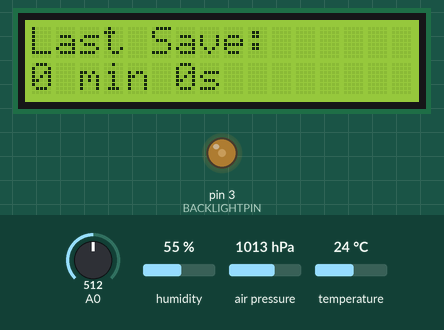
Bench run of a sketch on a simulated Arduino Uno, built with avr-gcc and run on an emulated ATmega328P. Parts: 16×2 character LCD, output pins drawn as LEDs (lit = HIGH). The test bench sets the inputs (shaded band); at power-on: A0 = 512, humidity 55 %, air pressure 1013 hPa, temperature 24 °C. The local clock reads 2024-03-15 10:24:30 at power-on unless the sketch sets it; storage starts empty; what the sketch prints to the serial monitor is not drawn.

Above: at 1.2 s.
1.3 s: A0 set to 416
7.6 s: A0 set to 390
At 9.1 s:
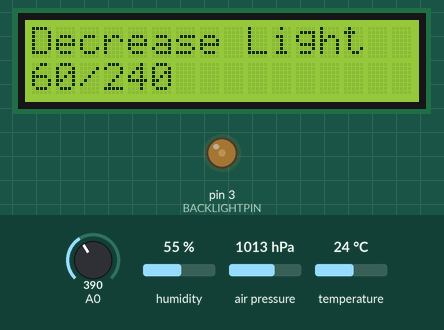
13.6 s: A0 set to 716
At 14.5 s:
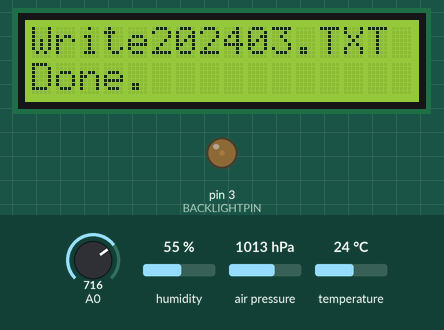
18.7 s: A0 set to 608
21.8 s: A0 set to 592
At 24.7 s:
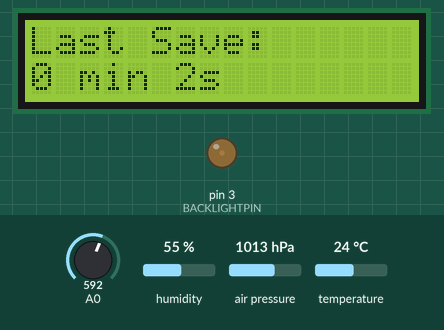
28.2 s: A0 set to 50
At 30.2 s:
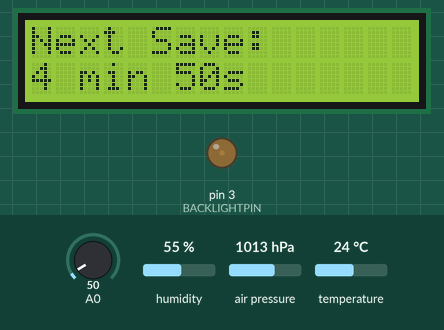
Timing chart, 0 to 31.7 s (numbered marks = the images above; inputs shaded):
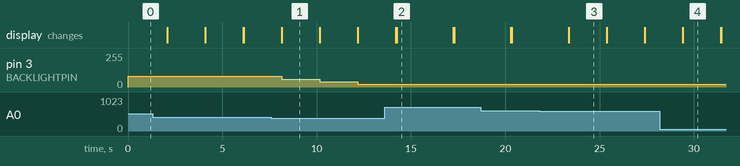

The sketch:

arduino_weather_station.ino
```cpp
// Import Packages
#include <Adafruit_Sensor.h>
#include <Adafruit_BME280.h>
#include <LiquidCrystal.h>
#include <SPI.h>
#include <SD.h>
#include "RTClib.h"

// Custom Variables
const byte BACKLIGHTPIN=3; // Digital pin which is wired to D10 in LCD Screen
int TIME_DELAY = 2000; // Time of each iteration in ms
int SAVE_ITERATIONS = 150; // Iterations between saves
int LIGHT_STEP = 20; // Light step (Light from 0 to 240)
int INITIAL_LIGHT = 80; // Initial light setup
int MSG_TIME = 1000; // Time for showing a message in LCD screen in ms

// Variable Definitions
char dateString[11];
char timeString[18];
float temperature;
float humidity;
float pressure;
int count=0;
int thisMinute;
int thisHour;
int thisMonth;
int thisYear;
int brightness=INITIAL_LIGHT;
int save_iterations=SAVE_ITERATIONS-1;
DateTime now;

// Initialize Packages
Adafruit_BME280 bme;
LiquidCrystal lcd(8,9,4,5,6,7);
File file;
RTC_DS1307 rtc;

// Initial Setup
void setup(void) {

  Serial.begin(9600);

  analogWrite(3, brightness);
  lcd.begin(16, 2);
  lcd.print("Starting...");
  Serial.println("Starting...");

  rtc.begin();
  if (!rtc.isrunning())
  {
    Serial.println("RTC No Battery");
    lcd.clear();
    lcd.print("RTC No Battery");
    while (1);
  }

  if (!bme.begin(0x76)) {
    Serial.println("Check BME Wiring");
    lcd.clear();
    lcd.print("Check BME Wiring");
    while (1);
  }
}

// Loop main function
void loop() {

  int x = analogRead (0);

  if (x < 60) { //Right Button
    next();
  }
  else if (x < 200) { //Up Button
    increase_light();
  }
  else if (x < 400) { //Down Button
    decrease_light();
  }
  else if (x < 600) { //Left Button
    previous();
  }
  else if (x < 800) { //Select Button
    save();
  }

  delay(TIME_DELAY);

  getData();
  printinfo();

  if (count >= save_iterations) {
    save();
  }
  else {
    count++;
  }
}

void  getData()
{
  temperature = bme.readTemperature();
  humidity = bme.readHumidity();
  pressure = bme.readPressure();
  pressure = pressure/100.0F;
  now = rtc.now();
  thisMinute = now.minute();
  thisHour = now.hour();
  thisMonth = now.month();
  thisYear = now.year();
}

void save()
{
  count = 0;

  if (!SD.begin(10)) {
    Serial.println("No SD Card!");
    lcd.clear();
    lcd.print("No SD Card!");
  }
  else {

    snprintf(dateString, sizeof(dateString), "%4d%02d.TXT", thisYear, thisMonth);
    file = SD.open(dateString, FILE_WRITE);
    Serial.print("Write");
    Serial.print(dateString);
    lcd.clear();
    lcd.print("Write");
    lcd.print(dateString);

    if (file) {
      file.print(now.unixtime());
      file.print(";");
      file.print(temperature);
      file.print(";");
      file.print(humidity);
      file.print(";");
      file.println(pressure);
      file.close();
      Serial.println("Done.");
      lcd.setCursor(0,1);
      lcd.print("Done.");
    }
    else {
      Serial.print("ERROR!");
      lcd.setCursor(0,1);
      lcd.print("ERROR!");
    }
  }
  delay(MSG_TIME);
}

void next() {
  int r = (save_iterations - count) * (TIME_DELAY / 1000);
  int minutes = r / 60;
  int seconds = r % 60;
  Serial.print("Next Save: ");
  Serial.print(minutes);
  Serial.print(" min ");
  Serial.print(seconds);
  Serial.println("s");
  lcd.clear();
  lcd.print("Next Save: ");
  lcd.setCursor(0,1);
  lcd.print(minutes);
  lcd.print(" min ");
  lcd.print(seconds);
  lcd.print("s");
}

void previous() {
  int r = (count) * (TIME_DELAY / 1000);
  int minutes = r / 60;
  int seconds = r % 60;
  Serial.print("Last Save: ");
  Serial.print(minutes);
  Serial.print(" min ");
  Serial.print(seconds);
  Serial.println("s");
  lcd.clear();
  lcd.print("Last Save: ");
  lcd.setCursor(0,1);
  lcd.print(minutes);
  lcd.print(" min ");
  lcd.print(seconds);
  lcd.print("s");
}

void printinfo() {

  Serial.print("T: ");
  Serial.print(temperature);
  Serial.print("º | H: ");
  Serial.print(humidity);
  Serial.print("% | P: ");
  Serial.print(pressure);
  Serial.println(" hPa");

  lcd.clear();
  snprintf(timeString, sizeof(timeString), "%d:%02d", thisHour, thisMinute);
  lcd.print(timeString);

  if (pressure < 1000) {
    lcd.print(" ");
  }
  lcd.print(" ");
  String pressureString = String(pressure, 2);
  lcd.print(pressureString);
  lcd.print("hPa");
  lcd.setCursor(0,1);
  String temperatureString = String(temperature, 2);
  lcd.print(temperatureString);
  lcd.print((char)223);
  lcd.print("C ");

  if (temperature > -10) {
    lcd.print(" ");
  }

  if (humidity < 100) {
    lcd.print(" ");
  }

  String humidityString = String(humidity, 2);
  lcd.print(humidityString);
  lcd.print("%");
}

void increase_light() {
  brightness = min(240, brightness + LIGHT_STEP);
  analogWrite(3, brightness);
  lcd.clear();
  lcd.print("Increase Light");
  lcd.setCursor(0,1);
  lcd.print(brightness);
  lcd.print("/240");
}

void decrease_light() {
  brightness = max(0, brightness - LIGHT_STEP);
  analogWrite(3, brightness);
  lcd.clear();
  lcd.print("Decrease Light");
  lcd.setCursor(0,1);
  lcd.print(brightness);
  lcd.print("/240");
}
```

Measured:
- the behaviour switches between 400 and 399 on A0 (found by bisection; images 0 and 1)
- the behaviour switches between 600 and 599 on A0 (found by bisection; images 2 and 3)
- after the input at 7.6 s, pin 3 (BACKLIGHTPIN): 80/255 → 60/255 after 0.54 s, → 40/255 2.0 s later, → 20/255 2.0 s later; the display: first differs from a run without the input after 0.55 s (image 1)
- after the input at 13.6 s, pin 3 (BACKLIGHTPIN): stays 20/255 (without the input it goes to 0/255 after 0.60 s); the display: first differs from a run without the input after 0.64 s (image 2)
- after the input at 21.8 s, the display: first differs from a run without the input after 1.6 s (image 3)
- after the input at 28.2 s, the display: first differs from a run without the input after 1.2 s (image 4)
- what the display in image 1 shows lasts 2.1 s, from 8.1 s to 10.2 s
